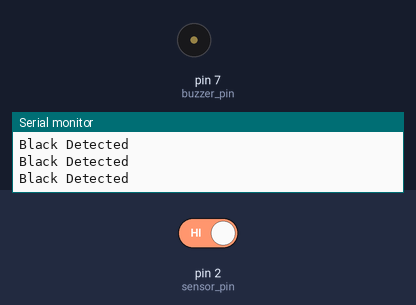
Bench run of a sketch on a simulated Arduino Uno, built with avr-gcc and run on an emulated ATmega328P. Parts: buzzer (waves = sounding, pin HIGH), the last lines printed to the serial monitor. The inputs (shaded band) are chosen by the test bench; at power-on: pin 2 (sensor_pin) HIGH.

Above: at 1.2 s.
1.3 s: pin 2 (sensor_pin) driven LOW
At 2.5 s:
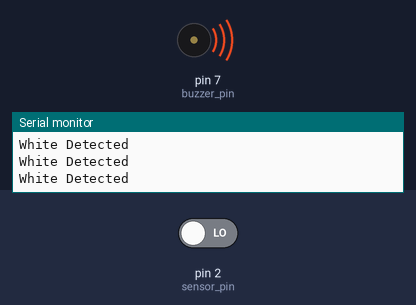
2.8 s: pin 2 (sensor_pin) driven HIGH
At 3.8 s:
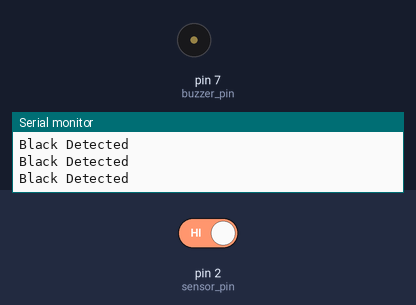
Timing chart, 0 to 5.8 s (numbered marks = the images above; inputs shaded):
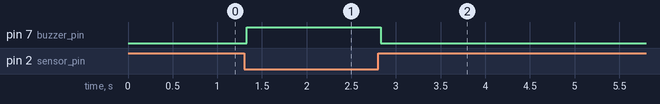

The sketch:

LineFollower.ino
```cpp
const int sensor_pin =2;
const int buzzer_pin =7;

void setup() {

  pinMode(sensor_pin,INPUT);
  pinMode(buzzer_pin,OUTPUT);
  Serial.begin(9600);

}

void loop() {

  int detector = digitalRead(sensor_pin);


  if(detector==0)
  {
    Serial.println("White Detected");
    digitalWrite(buzzer_pin,HIGH);
  }
  else
  {
    Serial.println("Black Detected");
    digitalWrite(buzzer_pin,LOW);
  }


}
```

Measured:
- after the input at 1.3 s, pin 7 (buzzer_pin): LOW → HIGH at once
- after the input at 2.8 s, pin 7 (buzzer_pin): HIGH → LOW at once
